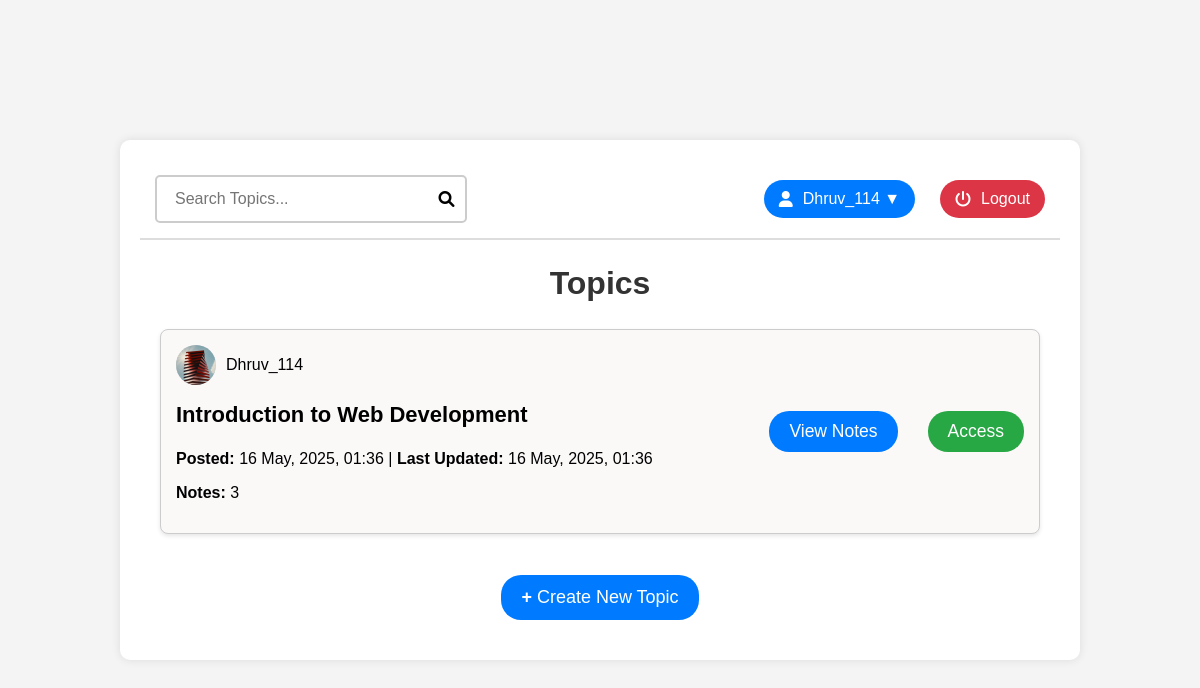
The page /topiclist.php (signed in) on the database its author committed.
### tables this page shows
CREATE TABLE topic (
    topic_id INT AUTO_INCREMENT PRIMARY KEY,
    title VARCHAR(256) NOT NULL,
    creator_id INT NOT NULL,
    created_at DATETIME DEFAULT CURRENT_TIMESTAMP,
    last_updated DATETIME DEFAULT CURRENT_TIMESTAMP ON UPDATE CURRENT_TIMESTAMP,
    FOREIGN KEY (creator_id) REFERENCES user(user_id)
);

CREATE TABLE user (
    user_id INT AUTO_INCREMENT NOT NULL PRIMARY KEY,
    first_name VARCHAR(50),    
    last_name VARCHAR(50),    
    email VARCHAR(100) UNIQUE NOT NULL,
    password VARCHAR(255) NOT NULL,
    screen_name VARCHAR(50) UNIQUE NOT NULL,
    avatar VARCHAR(255) NOT NULL,
    date_of_birth DATE,       
    created_at DATETIME DEFAULT CURRENT_TIMESTAMP
);

### db.php (called while the page is built, shortened)
<?php
function getUserTopics($conn, $userId) {
    try {
        $query = "SELECT t.topic_id, t.title, t.created_at,
                u.screen_name AS creator_name, u.avatar AS creator_avatar,
                (SELECT MAX(n.created_at) FROM notes n WHERE n.topic_id = t.topic_id) AS last_updated,
                (SELECT COUNT(*) FROM notes n WHERE n.topic_id = t.topic_id) AS notes_count
                FROM topic t
                JOIN access a ON t.topic_id = a.topic_id
                JOIN user u ON t.creator_id = u.user_id
                WHERE a.user_id = ? AND a.status = 1
                ORDER BY t.created_at DESC";
        $stmt = $conn->prepare($query);
        $stmt->execute([$userId]);
        return $stmt->fetchAll(PDO::FETCH_ASSOC);
    } catch(PDOException $e) {
        return [];
    }
}

### topiclist.php (the view, shortened to what this page needs)
<?php
require_once 'db.php';
$topics = getUserTopics($conn, $_SESSION['user_id']);
function formatDate($dateStr) {
    $date = new DateTime($dateStr);
    return $date->format('j M, Y, H:i');
}
?>
<!DOCTYPE html PUBLIC "-//W3C//DTD XHTML 1.0 Strict//EN" "http://www.w3.org/TR/xhtml1/DTD/xhtml1-strict.dtd">
<html xmlns="http://www.w3.org/1999/xhtml" lang="en">
<head>
    <link rel="stylesheet" href="https://cdnjs.cloudflare.com/ajax/libs/font-awesome/6.0.0-beta3/css/all.min.css" />
    <link rel="stylesheet" href="css/style.css" />
</head>
<body class="topiclistbody">
    <div class="container-topiclist">
        <header class="topiclisthead">
            <div class="search-container">
                <input type="text" placeholder="Search Topics..." />
                <i class="fas fa-search"></i>
            </div>
            <div class="user-controls">
                <div class="profile">
                    <i class="fas fa-user"></i><?php echo htmlspecialchars($_SESSION['screen_name']); ?> ▼
                </div>
                <button class="logout-btn" onclick="window.location.href='logout.php';">
                    <i class="fas fa-power-off"></i>Logout
                </button>
            </div>
        </header>
        <section class="topics">
            <h2>Topics</h2>
            <div id="topics-container">
                <?php if (empty($topics)): ?>
                    <p style="text-align: center;">No topics found. Create a new topic to get started!</p>
                <?php else: ?>
                    <?php foreach ($topics as $topic): ?>
                        <div class="topic-container" data-topic-id="<?php echo $topic['topic_id']; ?>">
                            <div class="topic-details">
                                <div class="user-info">
                                    <div class="user-avatar">
                                        <img src="<?php echo htmlspecialchars($topic['creator_avatar']); ?>" alt="Avatar" />
                                    </div>
                                    <span><?php echo htmlspecialchars($topic['creator_name']); ?></span>
                                </div>
                                <h3><?php echo htmlspecialchars($topic['title']); ?></h3>
                                <p><strong>Posted:</strong> <?php echo formatDate($topic['created_at']); ?> |
                                <strong>Last Updated:</strong> <?php echo $topic['last_updated'] ? formatDate($topic['last_updated']) : 'Never'; ?>
                                </p>
                                <p><strong>Notes:</strong> <?php echo $topic['notes_count']; ?></p>
                            </div>
                            <div class="topic-actions">
                                <button class="view-btn" onclick="window.location.href='view_notes.php?topic_id=<?php echo $topic['topic_id']; ?>';">View Notes</button>
                                <button class="access-btn" onclick="window.location.href='grant_access.php?topic_id=<?php echo $topic['topic_id']; ?>';">Access</button>
                            </div>
                        </div>
                    <?php endforeach; ?>
                <?php endif; ?>
            </div>
        </section>
        <div class="create-topic">
            <button onclick="window.location.href='new_topic.php';"><b>+ </b>Create New Topic</button>
        </div>
    </div>
</body>
</html>

### css/style.css (style rules this page uses)
* { box-sizing: border-box; font-family: Arial, sans-serif; }
body { margin: 0; padding: 0; display: flex; justify-content: center; align-items: center; min-height: 100vh; padding: 50px 20px; background-color: #f4f4f4; }
.topiclistbody { margin: 0; padding: 0; background-color: #f4f4f4; }
h2 { margin-bottom: 28px; color: #333; font-size: 1.5rem; }
input[type="email"], input[type="text"], input[type="password"], input[type="date"], input[type="file"] { width: 100%; padding: 12px; border: 1px solid #ccc; border-radius: 5px; font-size: 1rem; }
.container-topiclist { width: 80%; margin: 50px auto; background: white; padding: 20px; box-shadow: 0px 0px 10px rgba(0, 0, 0, 0.1); border-radius: 10px; }
.topiclisthead { display: flex; justify-content: space-between; align-items: center; padding: 15px; background: #fff; border-bottom: 2px solid #ddd; }
.search-container { display: flex; align-items: center; gap: 10px; border: 2px solid #ccc; padding: 5px 10px; border-radius: 5px; width: 35%; background: white; }
.search-container input { width: 100%; font-size: medium; padding: 8px; border: none; outline: none; }
.user-controls { display: flex; align-items: center; gap: 25px; }
.profile { display: flex; align-items: center; gap: 10px; cursor: pointer; background: #007BFF; color: white; padding: 10px 15px; font-size: 16px; border-radius: 20px; }
.profile i { font-size: 16px; }
.logout-btn i { font-size: 16px; }
.topics { padding: 20px; }
.topics h2 { font-size: 32px; margin-bottom: 27px; margin-top: 5px; text-align: center; }
.topic-container { display: flex; justify-content: space-between; align-items: center; background: #fbf8f8; padding: 15px; border: 1px solid #ccc; border-radius: 8px; margin-bottom: 15px; box-shadow: 0 2px 4px rgba(0, 0, 0, 0.1); }
.topic-details { flex-grow: 1; }
.topic-details h3 { font-size: 22px; margin-top: 17px; }
.topic-actions { display: flex; gap: 30px; }
.view-btn, .access-btn { padding: 10px 20px; border: none; cursor: pointer; border-radius: 20px; font-size: 17.5px; }
.view-btn { background-color: #007BFF; color: white; }
.access-btn { background-color: #28A745; color: white; }
.user-info { display: flex; align-items: center; gap: 10px; margin-bottom: 10px; gap: 10px; }
.create-topic { text-align: center; margin: 20px 0; }
.create-topic button { padding: 12px 20px; background: #007BFF; color: white; border: none; cursor: pointer; border-radius: 20px; font-size: 18px; margin-top: -28px; }
.logout-btn { background: #DC3545; color: white; border: none; padding: 10px 15px; border-radius: 20px; cursor: pointer; font-size: 16px; display: flex; align-items: center; gap: 10px; }
.user-avatar { width: 40px; height: 40px; border-radius: 50%; background: #ddd; }
.user-avatar img { width: 100%; height: 100%; border-radius: 50%; object-fit: cover; }

### rows shown on the page
topic: creator.avatar (picture), creator.screen_name "Dhruv_114", title "Introduction to Web Development", created_at "16 May, 2025, 01:36", last_updated "16 May, 2025, 01:36", notes_count "3"

### other values the page prints
$_SESSION['screen_name'] "Dhruv_114"
